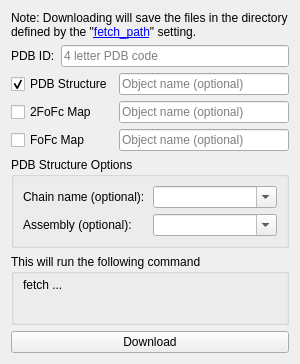
<?xml version="1.0" encoding="UTF-8"?>
<ui version="4.0">
 <class>Form</class>
 <widget class="QWidget" name="Form">
  <property name="geometry">
   <rect>
    <x>0</x>
    <y>0</y>
    <width>300</width>
    <height>358</height>
   </rect>
  </property>
  <property name="sizePolicy">
   <sizepolicy hsizetype="MinimumExpanding" vsizetype="Preferred">
    <horstretch>0</horstretch>
    <verstretch>0</verstretch>
   </sizepolicy>
  </property>
  <property name="minimumSize">
   <size>
    <width>300</width>
    <height>0</height>
   </size>
  </property>
  <property name="windowTitle">
   <string notr="true">Get PDB File</string>
  </property>
  <layout class="QVBoxLayout" name="verticalLayout">
   <item>
    <widget class="QLabel" name="label">
     <property name="sizePolicy">
      <sizepolicy hsizetype="Preferred" vsizetype="Minimum">
       <horstretch>0</horstretch>
       <verstretch>0</verstretch>
      </sizepolicy>
     </property>
     <property name="text">
      <string notr="true">&lt;html&gt;&lt;head/&gt;&lt;body&gt;&lt;p&gt;Note: Downloading will save the files in the directory defined by the &amp;quot;&lt;a href=&quot;http://pymolwiki.org/index.php/Fetch_Path&quot;&gt;&lt;span style=&quot; text-decoration: underline;&quot;&gt;fetch_path&lt;/span&gt;&lt;/a&gt;&amp;quot; setting.&lt;/p&gt;&lt;/body&gt;&lt;/html&gt;</string>
     </property>
     <property name="alignment">
      <set>Qt::AlignLeading|Qt::AlignLeft|Qt::AlignTop</set>
     </property>
     <property name="wordWrap">
      <bool>true</bool>
     </property>
     <property name="openExternalLinks">
      <bool>true</bool>
     </property>
     <property name="textInteractionFlags">
      <set>Qt::LinksAccessibleByMouse|Qt::TextSelectableByMouse</set>
     </property>
    </widget>
   </item>
   <item>
    <layout class="QHBoxLayout" name="horizontalLayout_2">
     <item>
      <widget class="QLabel" name="label_2">
       <property name="text">
        <string notr="true">PDB ID:</string>
       </property>
       <property name="buddy">
        <cstring>input_code</cstring>
       </property>
      </widget>
     </item>
     <item>
      <widget class="QLineEdit" name="input_code">
       <property name="toolTip">
        <string notr="true">4 letter PDB code</string>
       </property>
       <property name="text">
        <string notr="true"/>
       </property>
       <property name="maxLength">
        <number>4</number>
       </property>
       <property name="placeholderText">
        <string notr="true">4 letter PDB code</string>
       </property>
      </widget>
     </item>
    </layout>
   </item>
   <item>
    <layout class="QGridLayout" name="gridLayout">
     <item row="1" column="0">
      <widget class="QCheckBox" name="input_check_2fofc">
       <property name="text">
        <string notr="true">2FoFc Map</string>
       </property>
      </widget>
     </item>
     <item row="0" column="0">
      <widget class="QCheckBox" name="input_check_pdb">
       <property name="text">
        <string notr="true">PDB Structure</string>
       </property>
       <property name="checked">
        <bool>true</bool>
       </property>
      </widget>
     </item>
     <item row="2" column="0">
      <widget class="QCheckBox" name="input_check_fofc">
       <property name="text">
        <string notr="true">FoFc Map</string>
       </property>
      </widget>
     </item>
     <item row="0" column="1">
      <widget class="QLineEdit" name="input_name">
       <property name="text">
        <string notr="true"/>
       </property>
       <property name="placeholderText">
        <string notr="true">Object name (optional)</string>
       </property>
      </widget>
     </item>
     <item row="1" column="1">
      <widget class="QLineEdit" name="input_name_2fofc">
       <property name="text">
        <string notr="true"/>
       </property>
       <property name="placeholderText">
        <string notr="true">Object name (optional)</string>
       </property>
      </widget>
     </item>
     <item row="2" column="1">
      <widget class="QLineEdit" name="input_name_fofc">
       <property name="text">
        <string notr="true"/>
       </property>
       <property name="placeholderText">
        <string notr="true">Object name (optional)</string>
       </property>
      </widget>
     </item>
    </layout>
   </item>
   <item>
    <widget class="QGroupBox" name="groupBox">
     <property name="title">
      <string notr="true">PDB Structure Options</string>
     </property>
     <layout class="QGridLayout" name="gridLayout_3">
      <item row="0" column="0">
       <widget class="QLabel" name="label_3">
        <property name="text">
         <string notr="true">Chain name (optional):</string>
        </property>
        <property name="buddy">
         <cstring>input_chain</cstring>
        </property>
       </widget>
      </item>
      <item row="1" column="1">
       <widget class="QComboBox" name="input_assembly">
        <property name="editable">
         <bool>true</bool>
        </property>
       </widget>
      </item>
      <item row="1" column="0">
       <widget class="QLabel" name="label_4">
        <property name="text">
         <string notr="true">Assembly (optional):</string>
        </property>
        <property name="buddy">
         <cstring>input_assembly</cstring>
        </property>
       </widget>
      </item>
      <item row="0" column="1">
       <widget class="QComboBox" name="input_chain">
        <property name="editable">
         <bool>true</bool>
        </property>
       </widget>
      </item>
     </layout>
     <zorder>input_chain</zorder>
     <zorder>label_3</zorder>
     <zorder>label_4</zorder>
     <zorder>input_assembly</zorder>
    </widget>
   </item>
   <item>
    <widget class="QGroupBox" name="groupBox_2">
     <property name="sizePolicy">
      <sizepolicy hsizetype="Preferred" vsizetype="Expanding">
       <horstretch>0</horstretch>
       <verstretch>0</verstretch>
      </sizepolicy>
     </property>
     <property name="title">
      <string notr="true">This will run the following command</string>
     </property>
     <layout class="QGridLayout" name="gridLayout_2">
      <property name="topMargin">
       <number>4</number>
      </property>
      <property name="bottomMargin">
       <number>2</number>
      </property>
      <item row="0" column="0">
       <widget class="QLabel" name="output_command">
        <property name="sizePolicy">
         <sizepolicy hsizetype="Expanding" vsizetype="Expanding">
          <horstretch>0</horstretch>
          <verstretch>0</verstretch>
         </sizepolicy>
        </property>
        <property name="text">
         <string notr="true">fetch ...</string>
        </property>
        <property name="alignment">
         <set>Qt::AlignLeading|Qt::AlignLeft|Qt::AlignTop</set>
        </property>
        <property name="wordWrap">
         <bool>true</bool>
        </property>
        <property name="textInteractionFlags">
         <set>Qt::TextSelectableByKeyboard|Qt::TextSelectableByMouse</set>
        </property>
       </widget>
      </item>
     </layout>
    </widget>
   </item>
   <item>
    <widget class="QPushButton" name="button_ok">
     <property name="text">
      <string notr="true">Download</string>
     </property>
    </widget>
   </item>
  </layout>
 </widget>
 <tabstops>
  <tabstop>input_code</tabstop>
  <tabstop>input_check_pdb</tabstop>
  <tabstop>input_name</tabstop>
  <tabstop>input_check_2fofc</tabstop>
  <tabstop>input_name_2fofc</tabstop>
  <tabstop>input_check_fofc</tabstop>
  <tabstop>input_name_fofc</tabstop>
  <tabstop>input_chain</tabstop>
  <tabstop>input_assembly</tabstop>
  <tabstop>button_ok</tabstop>
 </tabstops>
 <resources/>
 <connections/>
</ui>
